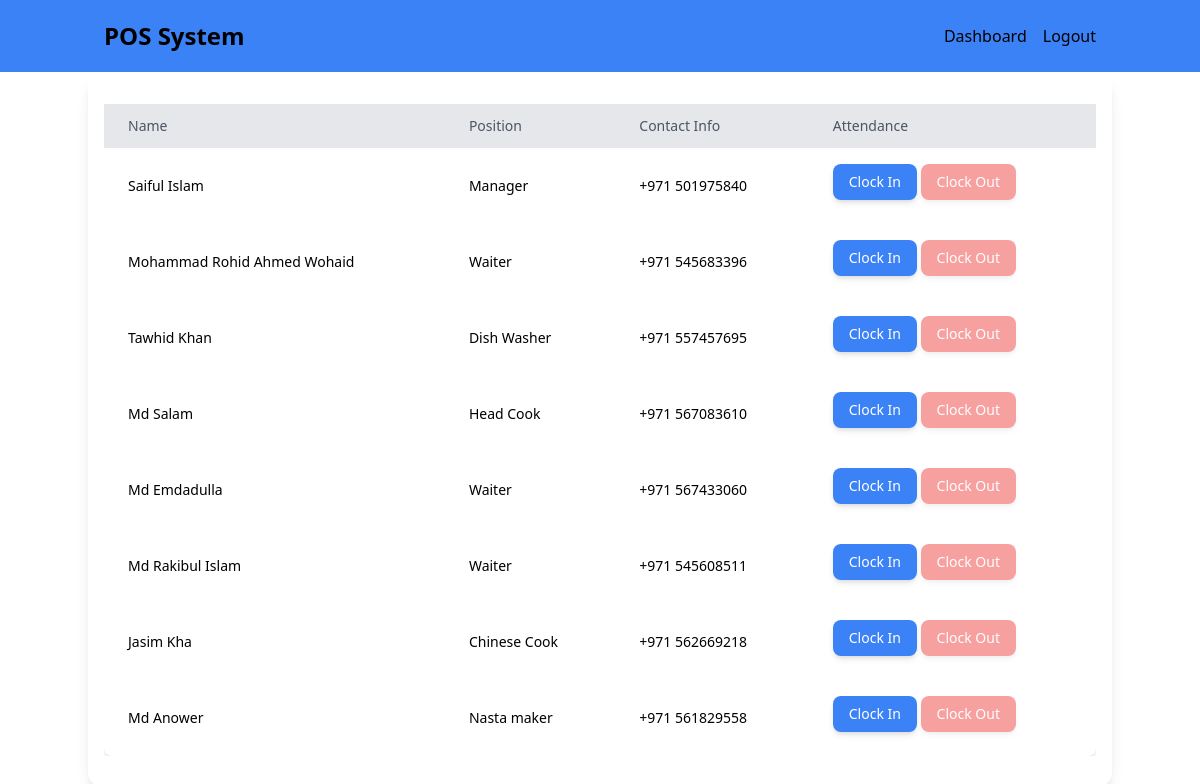
The app's page /e (signed in) with its own data.
### models.py (models this page shows)
class Employee(db.Model):
    id = db.Column(db.Integer, primary_key=True)
    name = db.Column(db.String(100), nullable=False)
    position = db.Column(db.String(100), nullable=False)
    contact_info = db.Column(db.String(100), nullable=False)
    attendance_records = db.relationship('Attendance', backref='employee', lazy=True)

### routes.py (the view)
    @app.route("/e", methods=["GET"])
    @login_required
    def e():
        em = Employee.query.all()
        for employee in em:
            employee.clocked_in = Attendance.query.filter_by(employee_id=employee.id, clock_out=None).first() is not None
        return render_template('casheirDashboard.html', employees=em)

### app_init.py (called while the page is built)
def create_initialized_flask_app():
    app = Flask(__name__, static_folder='static')
    app.config['SECRET_KEY'] = 'your-secret-key'
    database_path = os.path.join(os.path.abspath(os.path.dirname(__file__)), 'data', 'pos_system.db')
    app.config['SQLALCHEMY_DATABASE_URI'] = f'sqlite:///{database_path}'
    app.config['SQLALCHEMY_TRACK_MODIFICATIONS'] = False
    app.config['JWT_SECRET_KEY'] = 'another-secret-key'
    db.init_app(app)
    login_manager.init_app(app)
    jwt.init_app(app)
    from models import User
    @login_manager.user_loader
    def load_user(user_id):
        return User.query.get(int(user_id))
    with app.app_context():
        db.create_all()
    return app#, socketio

### templates/casheirDashboard.html
{% extends "base.html" %} {% block content %}
<div class="overflow-x-auto">
    <table class="min-w-full bg-white rounded-lg shadow-md">
      <thead class="bg-gray-200">
        <tr>
          <th class="py-3 px-6 text-left text-sm font-medium text-gray-600">Name</th>
          <th class="py-3 px-6 text-left text-sm font-medium text-gray-600">Position</th>
          <th class="py-3 px-6 text-left text-sm font-medium text-gray-600">Contact Info</th>
          <th class="py-3 px-6 text-left text-sm font-medium text-gray-600">Attendance</th>
        </tr>
      </thead>
      <tbody class="text-gray-700">
        {% for employee in employees %}
        <tr class="hover:bg-gray-100 transition duration-300">
          <td class="py-4 px-6 text-sm">{{ employee.name }}</td>
          <td class="py-4 px-6 text-sm">{{ employee.position }}</td>
          <td class="py-4 px-6 text-sm">{{ employee.contact_info }}</td>
          <td class="py-4 px-6 text-sm">
            <form
              action="{{ url_for('clock_in', employee_id=employee.id) }}"
              method="POST"
              class="inline-block"
            >
              <button
                type="submit"
                class="bg-blue-500 hover:bg-blue-600 text-white py-2 px-4 rounded-lg shadow-md transition duration-300 mb-2 {{ 'opacity-50 cursor-not-allowed' if employee.clocked_in else '' }}"
                {{ 'disabled' if employee.clocked_in }}
              >
                Clock In
              </button>
            </form>
            <form
              action="{{ url_for('clock_out', employee_id=employee.id) }}"
              method="POST"
              class="inline-block"
            >
              <button
                type="submit"
                class="bg-red-500 hover:bg-red-600 text-white py-2 px-4 rounded-lg shadow-md transition duration-300 {{ 'opacity-50 cursor-not-allowed' if not employee.clocked_in else '' }}"
                {{ 'disabled' if not employee.clocked_in }}
              >
                Clock Out
              </button>
            </form>
          </td>
        </tr>
        {% endfor %}
      </tbody>
    </table>
  </div>
</div>
{% endblock %}

### static/css/styles.css (style rules this page uses)
html, :host { line-height: 1.5; -webkit-text-size-adjust: 100%; -moz-tab-size: 4; -o-tab-size: 4; tab-size: 4; font-family: ui-sans-serif, system-ui, sans-serif, "Apple Color Emoji", "Segoe UI Emoji", "Segoe UI Symbol", "Noto Color Emoji"; font-feature-settings: normal; font-variation-settings: normal; -webkit-tap-highlight-color: transparent; }
body { margin: 0; line-height: inherit; }
table { text-indent: 0; border-color: inherit; border-collapse: collapse; }
button, input, optgroup, select, textarea { font-family: inherit; font-feature-settings: inherit; font-variation-settings: inherit; font-size: 100%; font-weight: inherit; line-height: inherit; letter-spacing: inherit; color: inherit; margin: 0; padding: 0; }
button, select { text-transform: none; }
button, input:where([type='button']), input:where([type='reset']), input:where([type='submit']) { -webkit-appearance: button; background-color: transparent; background-image: none; }
button, [role="button"] { cursor: pointer; }
:disabled { cursor: default; }
.mb-2 { margin-bottom: 0.5rem; }
.inline-block { display: inline-block; }
.min-w-full { min-width: 100%; }
.cursor-not-allowed { cursor: not-allowed; }
.overflow-x-auto { overflow-x: auto; }
.rounded-lg { border-radius: 0.5rem; }
.bg-blue-500 { --tw-bg-opacity: 1; background-color: rgb(59 130 246 / var(--tw-bg-opacity)); }
.bg-gray-200 { --tw-bg-opacity: 1; background-color: rgb(229 231 235 / var(--tw-bg-opacity)); }
.bg-red-500 { --tw-bg-opacity: 1; background-color: rgb(239 68 68 / var(--tw-bg-opacity)); }
.bg-white { --tw-bg-opacity: 1; background-color: rgb(255 255 255 / var(--tw-bg-opacity)); }
.px-4 { padding-left: 1rem; padding-right: 1rem; }
.px-6 { padding-left: 1.5rem; padding-right: 1.5rem; }
.py-2 { padding-top: 0.5rem; padding-bottom: 0.5rem; }
.py-3 { padding-top: 0.75rem; padding-bottom: 0.75rem; }
.py-4 { padding-top: 1rem; padding-bottom: 1rem; }
.text-left { text-align: left; }
.text-sm { font-size: 0.875rem; line-height: 1.25rem; }
.font-medium { font-weight: 500; }
.text-gray-600 { --tw-text-opacity: 1; color: rgb(75 85 99 / var(--tw-text-opacity)); }
.text-gray-700 { --tw-text-opacity: 1; color: rgb(55 65 81 / var(--tw-text-opacity)); }
.text-white { --tw-text-opacity: 1; color: rgb(255 255 255 / var(--tw-text-opacity)); }
.opacity-50 { opacity: 0.5; }
.shadow-md { --tw-shadow: 0 4px 6px -1px rgb(0 0 0 / 0.1), 0 2px 4px -2px rgb(0 0 0 / 0.1); --tw-shadow-colored: 0 4px 6px -1px var(--tw-shadow-color), 0 2px 4px -2px var(--tw-shadow-color); box-shadow: var(--tw-ring-offset-shadow, 0 0 #0000), var(--tw-ring-shadow, 0 0 #0000), var(--tw-shadow); }
.transition { transition-property: color, background-color, border-color, text-decoration-color, fill, stroke, opacity, box-shadow, transform, filter, -webkit-backdrop-filter; transition-property: color, background-color, border-color, text-decoration-color, fill, stroke, opacity, box-shadow, transform, filter, backdrop-filter; transition-property: color, background-color, border-color, text-decoration-color, fill, stroke, opacity, box-shadow, transform, filter, backdrop-filter, -webkit-backdrop-filter; transition-timing-function: cubic-bezier(0.4, 0, 0.2, 1); transition-duration: 150ms; }
.duration-300 { transition-duration: 300ms; }

### templates/base.html (style rules this page uses)
* { color: black; }

### records on screen
Employee: name "Saiful Islam", position "Manager", contact_info "+971 501975840"
Employee: name "Mohammad Rohid Ahmed Wohaid", position "Waiter", contact_info "+971 545683396"
Employee: name "Tawhid Khan", position "Dish Washer", contact_info "+971 557457695"
Employee: name "Md Salam", position "Head Cook", contact_info "+971 567083610"
Employee: name "Md Emdadulla", position "Waiter", contact_info "+971 567433060"
Employee: name "Md Rakibul Islam", position "Waiter", contact_info "+971 545608511"
Employee: name "Jasim Kha", position "Chinese Cook", contact_info "+971 562669218"
Employee: name "Md Anower", position "Nasta maker", contact_info "+971 561829558"
